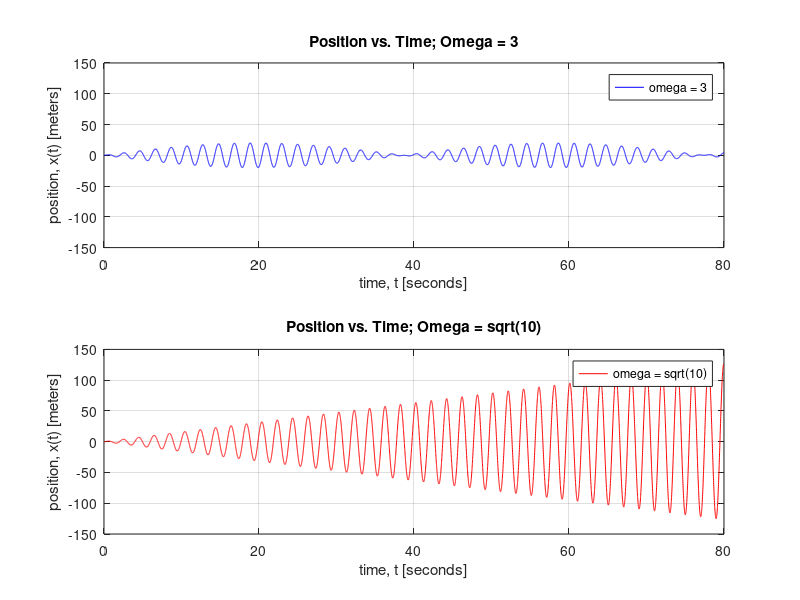

Source code (MATLAB):
%{
Name of the script: hw4_105785820_p1.m (Resonance problem: mass-spring system)
    
Descpription: Use semi-implicit Euler Method to Solve a second order
    differential equation, which is Resonance. Then, plot two different
    graphs in the same figure with different values of omega ( 3 rad/s and
    sqrt(10) rad/s)
Inputs: mass (m), spring constant (k), force applied (fc), omega (w), step
    size (h), time (t)
Outputs: 2 plots in the same figure each showing how the position of the
    system is changing as the time increases with different values of omega.   
Method: Solve the second order differential equation using semi-implicit
    Euler method by hand. Then, create the discretized formula on MATLAB. After
    writing all inputs and time values, use for loop to solve the differential
    equation with each time step for both conditions (varying the value of
    omega). Lastly, plot the graph on the same figure as the output. 

Name: Adrian Loekman (aloekman@g.ucla.edu) 
UID: 105785820

%}
%% Front Matter
% Clears all recent codes in command window and workspace
clc; clear all; close all;

%% Parameters
m = 1; % mass (kg)
k = 10; % spring constant (N/m)
fc = 10; % Force Applied (Newtons)
w = [3 sqrt(10)]; % Angular velocity (rad/s)
h = 0.01; % time step size

%% Declare the arrays: Time, Force, Velocity, and Position
t = 0:h:80; % time (seconds)
n = numel(t); % number of elements, t
ft = zeros(n,2); % Force F(t) for part b in 1st column anc c in 2nd column
x = zeros(n,2); % Position for part b in 1st column anc c in 2nd column
v = zeros(n,2); % velocity (dx/dt) for part b in 1st column anc c in 2nd column


%% Initial Condition
%t(1) = 0
v(1,1) = 0; % dx/dt at t = 0
v(1,2) = 0; 

%% Time Marching Loop
for j = 1:2 % number of omega given
    omega = w(j); % for each loop change the value of omega according to j
    for i = 1:n-1 % each point is in row i and in column j
        ft(i,j) = fc*cos(omega*t(i)); %force applied F(t)
        v(i+1,j) = v(i,j) + ((ft(i,j) - k*x(i,j))/m) * h; % Velocity dx/dt
        x(i+1,j) = x(i,j) + h*(v(i+1,j)); % Position x(t)
    end 
end

%% Plot
figure(1); % figure 1 is the window for all figures
box on

subplot(2,1,1) % 1st plot in figure 1
plot(t,x(:,1),'b-') % plot time vs x(t) when omega = 3
title('Position vs. Time; Omega = 3') % subplot title
xlabel('time, t [seconds]') % xlabel on subplot
ylabel('position, x(t) [meters]') % ylabel on subplot
legend('omega = 3', 'location', 'best') % legend indicating the value of omega
axis([0 80 -150 150]) % set axis so all subplots has the same axis

grid on % turn on grid to view the plot better
subplot(2,1,2) % 2nd plot in figure 1
plot(t,x(:,2),'r-') % plot time vs x(t) when omega = sqrt(10)
title('Position vs. Time; Omega = sqrt(10)') % subplot title 
xlabel('time, t [seconds]') % xlabel on subplot
ylabel('position, x(t) [meters]') % ylabel on subplot
legend('omega = sqrt(10)', 'location', 'best') % legend indicating the value of omega
grid on


